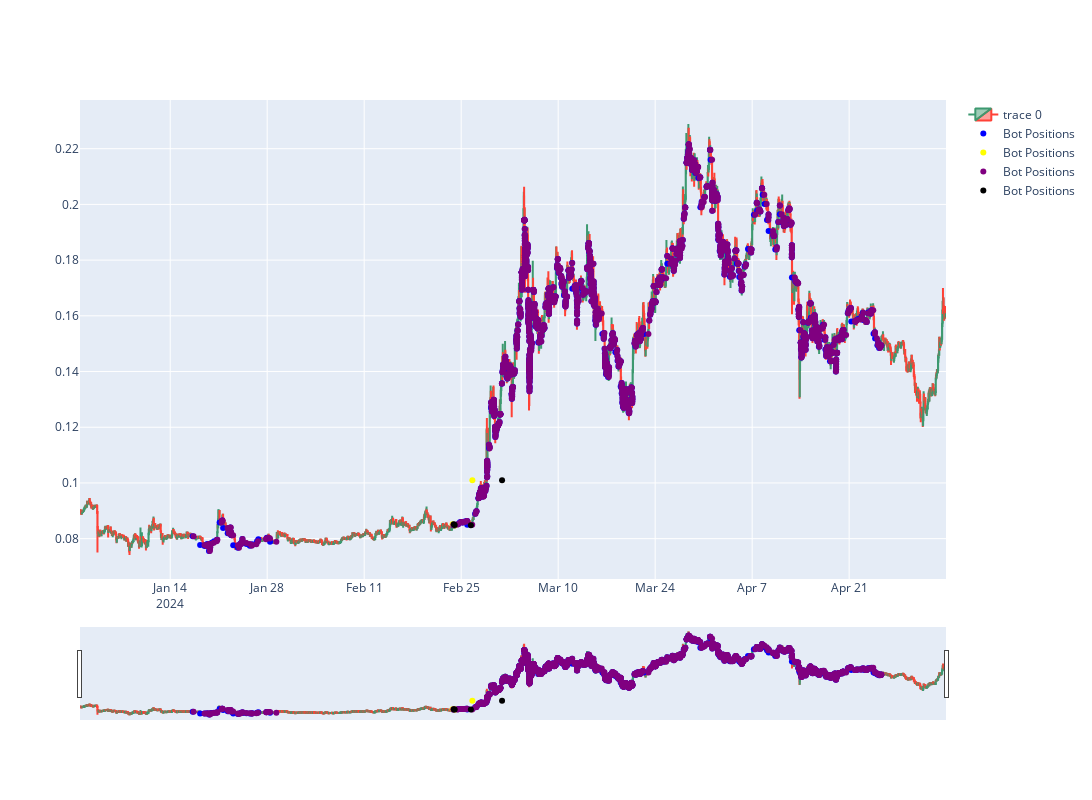

The cell this chart's notebook holds for it:
### Code cell
price_graph(df, doge_bot_long, doge_bot_short)

### Figure 1 — Plotly figure (JSON) as saved in the notebook; plotly's stock layout.template omitted (floating-point values rounded to 4 significant figures; data arrays with more than 128 entries replaced by an {"elided": "..."} marker saying what was removed)
{"data": [{"close": {"elided": "3000 float values"}, "high": {"elided": "3000 float values"}, "low": {"elided": "3000 float values"}, "open": {"elided": "3000 float values"}, "type": "candlestick", "x": {"elided": "3000 str values"}}, {"marker": {"color": "blue"}, "mode": "markers", "name": "Bot Positions", "type": "scatter", "x": {"elided": "1482 str values"}, "y": {"elided": "1482 float values"}}, {"marker": {"color": "yellow"}, "mode": "markers", "name": "Bot Positions", "type": "scatter", "x": ["2024-02-23T18:16:58.297000", "2024-02-24T00:08:43.391000", "2024-02-24T03:24:56.988000", "2024-02-26T14:43:30.210000"], "y": [0.08518, 0.0849, 0.08486, 0.101]}, {"marker": {"color": "purple"}, "mode": "markers", "name": "Bot Positions", "type": "scatter", "x": {"elided": "1482 str values"}, "y": {"elided": "1482 float values"}}, {"marker": {"color": "black"}, "mode": "markers", "name": "Bot Positions", "type": "scatter", "x": ["2024-02-23T22:32:20.066000", "2024-02-24T01:29:32.588000", "2024-02-26T09:40:00.539000", "2024-03-01T21:33:27.748000"], "y": [0.08518, 0.0849, 0.08486, 0.101]}], "layout": {"height": 800, "width": 2400}}
